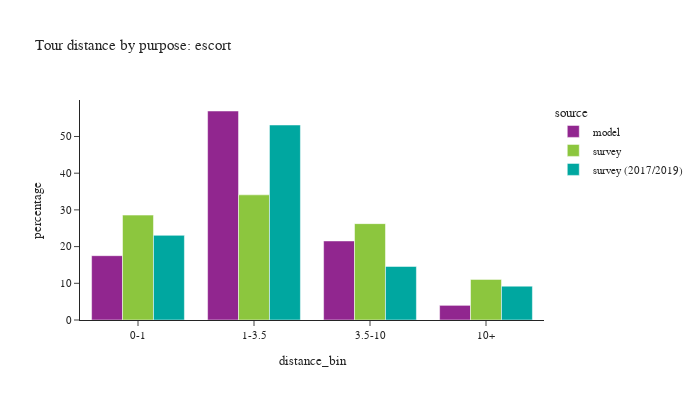

Notebook cell for this chart:
### Code cell
plot_bins(tour, tour['pdpurp'] == 3, 'escort')

### Figure 1 — Plotly figure (JSON) as saved in the notebook; plotly's stock layout.template omitted (floating-point values rounded to 4 significant figures)
{"data": [{"alignmentgroup": "True", "customdata": [[29546], [96007], [36314], [6729]], "hovertemplate": "source=model<br>distance_bin=%{x}<br>percentage=%{y}<br>sample count=%{customdata[0]}<extra></extra>", "legendgroup": "model", "marker": {"color": "#91268F", "pattern": {"shape": ""}}, "name": "model", "offsetgroup": "model", "orientation": "v", "showlegend": true, "textposition": "auto", "type": "bar", "x": ["0-1", "1-3.5", "3.5-10", "10+"], "xaxis": "x", "y": [17.52, 56.95, 21.54, 3.991], "yaxis": "y"}, {"alignmentgroup": "True", "customdata": [[230], [352], [209], [94]], "hovertemplate": "source=survey<br>distance_bin=%{x}<br>percentage=%{y}<br>sample count=%{customdata[0]}<extra></extra>", "legendgroup": "survey", "marker": {"color": "#8CC63E", "pattern": {"shape": ""}}, "name": "survey", "offsetgroup": "survey", "orientation": "v", "showlegend": true, "textposition": "auto", "type": "bar", "x": ["0-1", "1-3.5", "3.5-10", "10+"], "xaxis": "x", "y": [28.58, 34.1, 26.26, 11.07], "yaxis": "y"}, {"alignmentgroup": "True", "customdata": [[417], [625], [265], [100]], "hovertemplate": "source=survey (2017/2019)<br>distance_bin=%{x}<br>percentage=%{y}<br>sample count=%{customdata[0]}<extra></extra>", "legendgroup": "survey (2017/2019)", "marker": {"color": "#00A7A0", "pattern": {"shape": ""}}, "name": "survey (2017/2019)", "offsetgroup": "survey (2017/2019)", "orientation": "v", "showlegend": true, "textposition": "auto", "type": "bar", "x": ["0-1", "1-3.5", "3.5-10", "10+"], "xaxis": "x", "y": [23.06, 53.13, 14.59, 9.219], "yaxis": "y"}], "layout": {"barmode": "group", "font": {"size": 11}, "height": 400, "legend": {"title": {"text": "source"}, "tracegroupgap": 0}, "title": {"text": "Tour distance by purpose: escort"}, "width": 700, "xaxis": {"anchor": "y", "domain": [0, 1], "title": {"text": "distance_bin"}}, "yaxis": {"anchor": "x", "domain": [0, 1], "title": {"text": "percentage"}}}}
